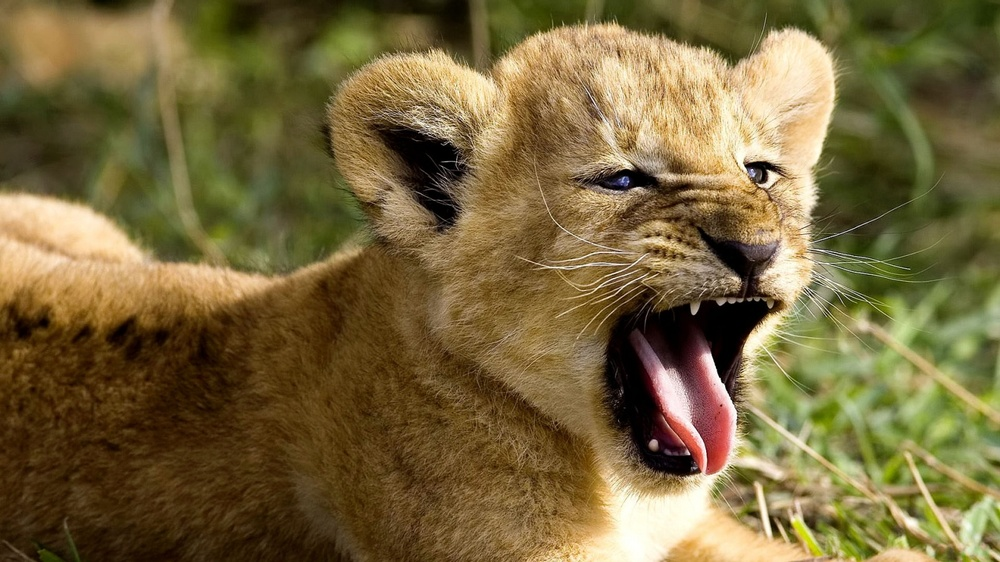
#> input picture Basic_Of_openCV-Giscle-Internship/Data/testimage1.jpg, 1000 x 562 px, shrunk from 1600 x 900 before the run
$ jupyter execute 'BASIC OPERATIONS USING IMAGES.ipynb'
#> lines starting #> are read from the running program, lines starting #| are printed output that depends on the picture
[cell 1]
#Reading/Writing an Image file

[cell 2]
#Program to read an image.¶

[cell 3]
# Step 1:- import the packages
import cv2
#  Step 2:- Create an object to hold the image.
img=cv2.imread("Data/testimage.jpg",0)#Here the first paramater could be any image file along with its format.

[cell 4]
#Program to read an Image in Color¶

[cell 5]
# Step 1:- import the packages
import cv2
#  Step 2:- Create an object to hold the image.
        #Here the first paramater could be any image file along with its format.
        #Here  the cv2.IMREAD_COLOR flag will be use to read an image in the color which is in the BGR(Blue,Green, Red) which is the default
        #format of the imread() function.
img=cv2.imread("Data/testimage.jpg",cv2.IMREAD_COLOR)# The flag value cv.IMREAD_COLOR is used to read an image in the color. It is the default mode.

[cell 6]
#Program to read an Image in GrayScale

[cell 7]
# Step 1: - import the packages
import cv2
# Step 2:- Create an object to hold the image.
        #Here the first paramater could be any image file along with its format.
        #Here  the cv2.IMREAD_GRAYSCALE flag will be use to read an image in the color which is in the BGR(Blue,Green, Red) which is the default
        #format of the imread() function.
img=cv2.imread("Data/testimage.jpg",cv2.IMREAD_GRAYSCALE)# The flag value cv.IMREAD_GRAYSCALE is used to read an image in the GRARSCALE Format.

[cell 8]
#Program to read an Image without any change.

[cell 9]
#This will read the image without performing any change in the color like in the case of color and grayscale ie. it reads the COLOR image in color format that ie BGR and GRAYSCALE image in grayscele format
# Step 1: -Import the required package
import cv2
# Step 2:- Create an image object or object to hold the image file in it.
img=cv2.imread("Data/testimage.jpg",cv2.IMREAD_UNCHANGED)

[cell 10]
#Alternate ways to read an image in Color , Grayscale and Unchanged Format¶

[cell 11]
#Step 1:- Import the required packages
import cv2
#Step 2:- Create an object to hold the image in it
    #Reading image in Color using Integer notation
img=cv2.imread("Data/testimage.jpg",1)#The flag 1 is used to read the image in Color Mode.It is default mode
    #Reading image in Grayscale using Integer Notation
img1=cv2.imread("Data/testimage.jpg",0)# The flag 0 is used to read the image in Grayscale Mode
    #Reading the image in unchanged mode.It reads the image without performing any color change operations on it.
img2=cv2.imread("Data/testimage.jpg",-1)

[cell 12]
#Display an image to the User¶

'''


cv2.imshow() is used to display an image in a window. The window automatically fits to the image size.

First argument is a window name which is a string. second argument is our image. You can create as many windows as you wish, but with different window names. Note : By default, imread() returns an image in BGR color format, even if the file uses a grayscale format. BGR (blue-green-red) represents the same color space as RGB (red-green-blue) but the byte order is reversed.

'''

[cell 13]
#Program to display an image¶

[cell 14]
#import the packages
import cv2
# Create an object to hold the image.
img=cv2.imread("Data/testimage1.jpg",1)#Here the first paramater could be any image file along with its format.
#> img is the input picture: shape (562, 1000, 3); mean B, G, R 60.3, 102.9, 119.3
cv2.imshow("UserImage",img)#The first paramter is any name or string which will be displayed as title and second is the image object
cv2.waitKey(0)#This is used to capture the keystroke from the user.As and when the user press any  of the key it will capture it.
cv2.destroyAllWindows()#This will destroy all the instances of the widnows which is created during imshow() function.
cv2.waitKey(1)

[cell 15]
#Program to display image in color

[cell 16]
#Step 1:- Import the required packages
import cv2
#Step 2:- Create an object to read and hold the image in color format
img=cv2.imread("Data/testimage1.jpg",cv2.IMREAD_COLOR)
#Step 3:- Display the Image to the User
cv2.imshow("Displaying the image ",img)
#Step 4:- Capture the keypress of the user
cv2.waitKey(0)
#Step 5:- Destory all the instances created
cv2.destroyAllWindows()
cv2.waitKey(1)

[cell 17]
#Program to read an image file and display it in Color to the User¶

[cell 18]
# Step 1:- import the necessary packages
import cv2
# Step 2:- Create an object to hold the image
img=cv2.imread("Data/testimage1.jpg",cv2.IMREAD_COLOR)
#Step 3:- Display the image to the User
cv2.imshow("Image",img)#Used to display the image to the User
#Step 4:- Capture the key pressed by the user ie to check if any key is pressed by the user.
cv2.waitKey(0)#This will wait for the user to press any key
#Step 5:- Destroy all the previously created windows to release execution windows.
cv2.destroyAllWindows()# This will destroy all the windows Instances
cv2.waitKey(1)

[cell 19]
#Program to read and display the image in Grayscale¶

[cell 20]
#Step 1:- Import the required Packages
import cv2
#Step 2:- Create an object to  read and store the image in grayscale
img1=cv2.imread("Data/testimage1.jpg",0)
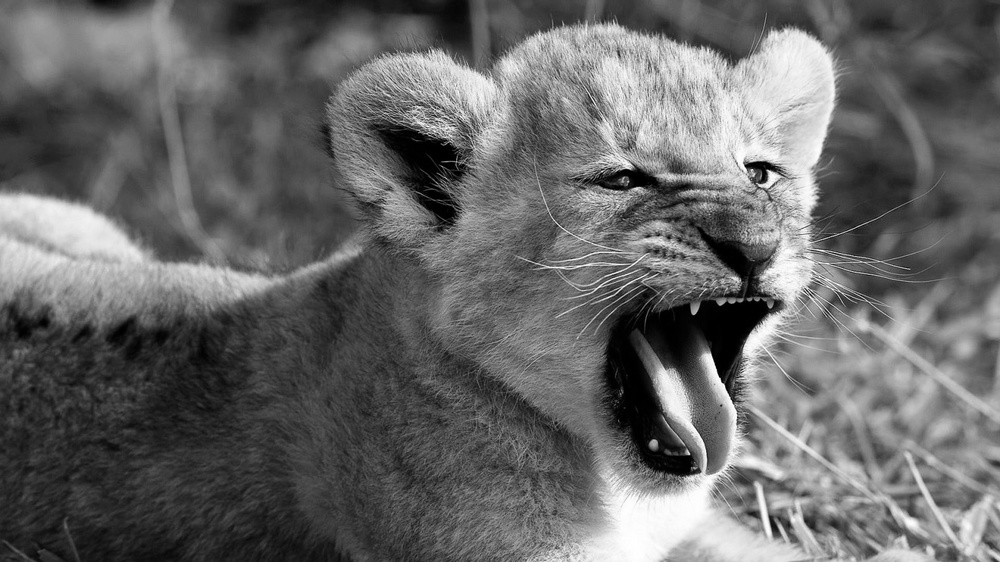
#> img1: shape (562, 1000); min 0, max 255, mean 102.9
#Step 3:- Display an image to the User
cv2.imshow("Displaying an image to the User",img1)
#Step 4:- Capture anystroke from the user
cv2.waitKey(0)
#Step 5:- Destroy all the previously created instances
cv2.destroyAllWindows()
cv2.waitKey(1)

[cell 21]
#Program to read an Image in Unchanged format and Display it to the User

[cell 22]
#Step 1:- Import the required Packages
import cv2
#Step 2:- Create an object to  read and store the image in grayscale
img1=cv2.imread("Data/testimage1.jpg",-1)
#Step 3:- Display an image to the User
cv2.imshow("Displaying an image to the User",img1)
#Step 4:- Capture anystroke from the user
cv2.waitKey(0)
#Step 5:- Destroy all the previously created instances
cv2.destroyAllWindows()
cv2.waitKey(1)

[cell 23]
#Program to read an image and convert into another format after displaying it to the User¶

[cell 24]
#Step 1:- Import the necessary packages
import cv2
# Step 2:- Create an object to hold the image
img=cv2.imread("Data/testimage1.jpg",cv2.IMREAD_COLOR)
# Step 3:- Display the Image to the User
cv2.imshow("Image",img)# Used to display the image to the user
'''The first argument will be the filename with format in which you want to save the file
and second is the image object which holds the image file'''
#Step 4:- Convert and write an image in other format
cv2.imwrite("image1.png",img)#This will write an image in .png format having name as image1.The image is stored in current directory.
                             #User can also give the exact path where they want to store the image.
# Step 5:- Capture the key pressed by the User
cv2.waitKey(0)#This will wait for the user to press any key
#Step 6:- Destory all the previously Created Instances.
cv2.destroyAllWindows()# This will destroy all the windows Instances
cv2.waitKey(1)

[cell 25]
#Waiting for the key to be pressed to close the Program

[cell 26]
#Program to destory all the previously created instances on press of specific key¶

[cell 27]
# Step 1:- Import the necessary packages
import cv2
# Step 2:- Create an object to hold the image
img=cv2.imread("Data/testimage1.jpg",cv2.IMREAD_GRAYSCALE)
#Step 3:- Display an image to the User
cv2.imshow("Image",img)# Used to display the image
#Step  4:- Wait of the key pressed by the User
k=cv2.waitKey(0)#This will wait for the user to press 'a' key on the keyboard
#> (key Esc is pressed here)
#Step 5 Destory all the instances.
if k== ord('a'):
    cv2.destroyAllWindows()# This will destroy all the windows Instances when a key is pressed on the keyboard

[cell 28]
#Program to Save the Image and Exit when key 's' is pressed on the Keyboard or Close when 'Esc' Key is pressed¶

[cell 29]
#Step 1 :- Import the required packages
import cv2
#Step 2:- Create an object to hold the image in it.
img = cv2.imread("Data/testimage1.jpg",0)
#Step 3:- Show an image to the User
cv2.imshow("Displaying Image to User",img)
#Step 4: Wait for the User to press the key on the keyboard
#If you are using 64-bit machine then you have to write the waitKey as mentioned over here otherwise
k = cv2.waitKey(0) & 0xFF
#> (key Esc is pressed here)
if k == 27: #Wait for the Esc Key to press
    cv2.destroyAllWindows()
elif k== ord('s'): # Wait for s key to save and exit
    cv2.imwrite("Output/image23.png",img)
    cv2.destroyAllWindows()

[cell 30]
#Program to load an Image in a named Window and make it resizable.¶

[cell 31]
#Step 1 : Import the required packages
import cv2
# Step 2:- Create a named window which will hold the image
cv2.namedWindow("FIRSTIMAGE",cv2.WINDOW_NORMAL)
#Step 3:- Read an image and store it in the Object
img=cv2.imread("Data/testimage1.jpg",0)
#Step 4:- Display an image in the previously created named windows
cv2.imshow("FIRSTIMAGE",img)
#Step 5:- Wait for the key to be pressed by the user
cv2.waitKey(0)
#Step 5:- Destroy all the windows
cv2.destroyAllWindows()

[cell 32]
#Program to load an Image in a named Window.¶

[cell 33]
#Step 1 : Import the required packages
import cv2
# Step 2:- Create a named window which will hold the image
cv2.namedWindow("Secondimage",cv2.WINDOW_AUTOSIZE)# it is the default mode.It automatically takes image size.
#Step 3:- Read an image and store it in the Object
img=cv2.imread("Data/testimage1.jpg",0)
#Step 4:- Display an image in the previously created named windows
cv2.imshow("Secondimage",img)
#Step 5:- Wait for the key to be pressed by the user
cv2.waitKey(0)
#Step 5:- Destroy all the windows
cv2.destroyAllWindows()

[cell 34]
#Converting from One Color Format to Other Color Format¶

[cell 35]
#Program to convert the image in BGR to RGB Format

[cell 36]
#Step 1:- Import the required Packages
import cv2
# Step 2:- Create an object to hold the image
img=cv2.imread("Data/testimage1.jpg",1)
#Step 3:- Convert the Color Format
rgb=cv2.cvtColor(img,cv2.COLOR_BGR2RGB)
#Step 4:- Show an image to the User and SAVE it
cv2.imshow("DISPLAYING IMAGE IN RGB FORMAT",rgb)
cv2.imwrite("BGR2RGB.jpg",rgb)
#Step 5:- Wait for the user to press any key
cv2.waitKey(0)
#Step 6:- Destroy all the windows Instances
cv2.destroyAllWindows()

[cell 37]
#Program to convert the image in BGR to HSV Format

[cell 38]
#Step 1:- Import the required Packages
import cv2
# Step 2:- Create an object to hold the image
img=cv2.imread("Data/testimage1.jpg",1)
#Step 3:- Convert the Color Format
hsv=cv2.cvtColor(img,cv2.COLOR_BGR2HSV)
#> hsv: shape (562, 1000, 3); mean H, S, V 24.8, 148.5, 121
#Step 4:- Show an image to the User and Save it
cv2.imshow("DISPLAYING IMAGE IN RGB FORMAT",hsv)
cv2.imwrite("BGR2HSV.jpg",hsv)
#Step 5:- Wait for the user to press any key
cv2.waitKey(0)
#Step 6:- Destroy all the windows Instances
cv2.destroyAllWindows()


$ run again, with Basic_Of_openCV-Giscle-Internship/Data/testimage2.jpg copied over Basic_Of_openCV-Giscle-Internship/Data/testimage1.jpg
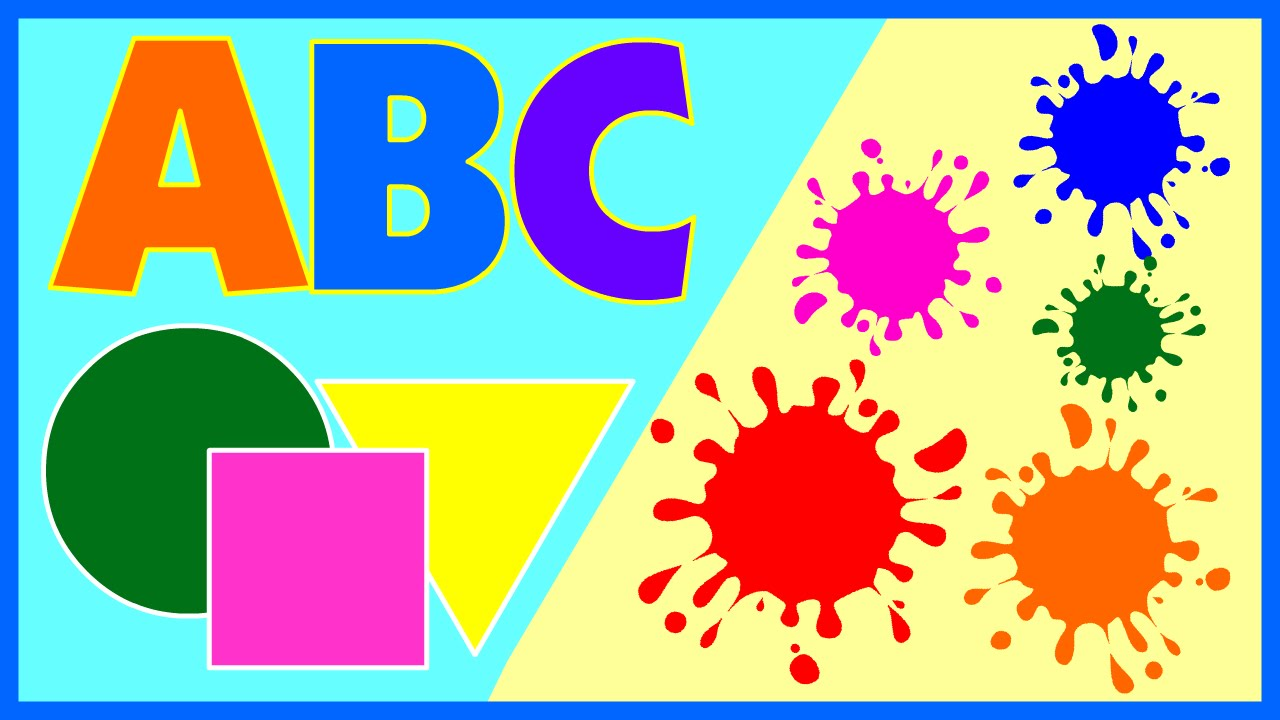
#> input picture Basic_Of_openCV-Giscle-Internship/Data/testimage2.jpg, 1280 x 720 px
#> img is the input picture: shape (720, 1280, 3); mean B, G, R 161.8, 176.8, 165.6
#> `img1=cv2.imread("Data/testimage1.jpg",0)`:
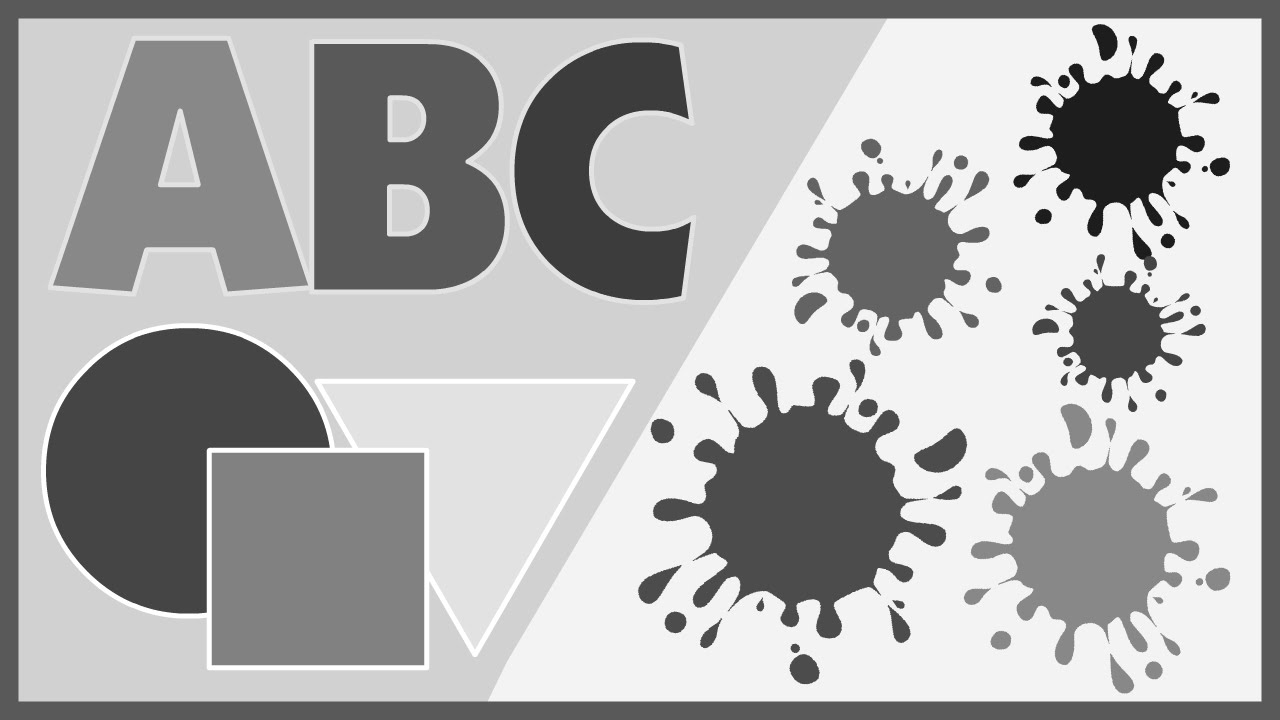
#> img1: shape (720, 1280); min 15, max 255, mean 172
#> hsv: shape (720, 1280, 3); mean H, S, V 66.2, 179.1, 244.5
